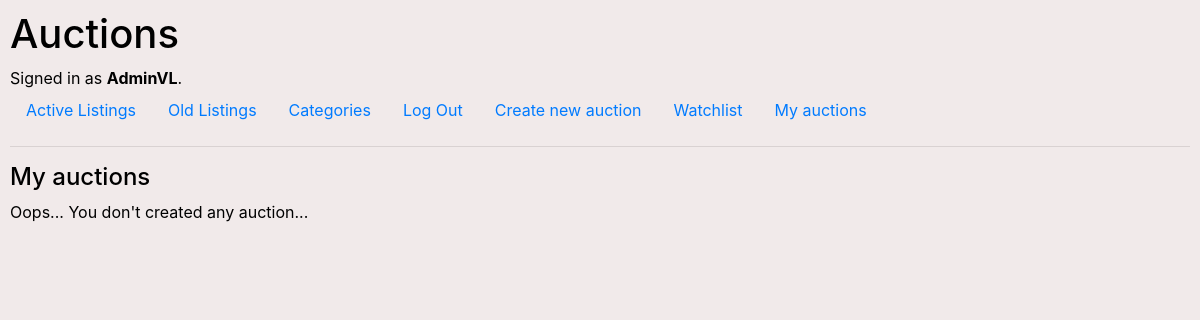
The page /myauctions/1 (signed in) on the database as committed earlier.
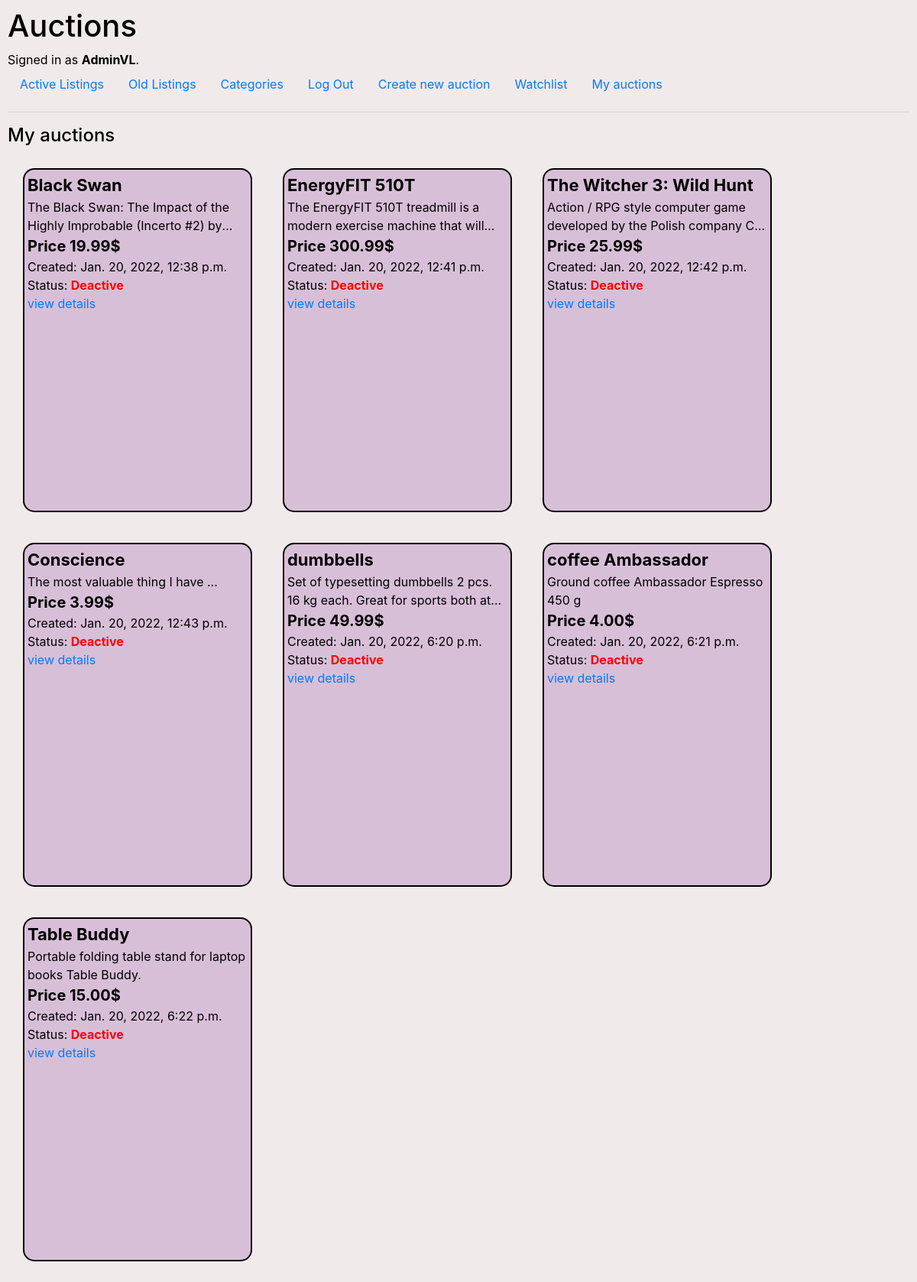
The same page on the database as committed later.
### auctions/models.py (models this page shows, shortened)
class Auction(models.Model):
    id = models.AutoField(primary_key=True)
    category_choices = (
        ("sports", "sports"),
        ("books", "books"),
        ("other", "other"),
        ("games", "games")
    )
    name = models.CharField(max_length=128)
    category = models.CharField(max_length=15, choices=category_choices, default="other")
    price = models.DecimalField(decimal_places=2, max_digits=10)
    about = models.TextField()
    created_date = models.DateTimeField(default=datetime.datetime.now)
    author = models.ForeignKey(User, on_delete=models.CASCADE)  #settings.AUTH_USER_MODEL
    status = models.BooleanField(default=True)
    title_image = models.CharField(max_length=200, blank=True)
    image = models.ImageField(upload_to='images/', blank=True)

### auctions/views.py (the view)
# urls.py: path("myauctions/<int:id>", views.myauctions, name="myauctions"),
@login_required
def myauctions(request, id):
    us = User.objects.get(id=id)
    auctions = Auction.objects.filter(author=us)
    if request.user.id == id:
        return render(request, "auctions/myauctions.html", {
            "auctions":auctions
        })
    else:
        return HttpResponseRedirect(reverse("error"))

### auctions/templates/auctions/myauctions.html (shortened to what this page needs)
{% extends "auctions/layout.html" %}
{% block body %}
<h4>My auctions</h4>
    <div class="con_group">
        {% for auction in auctions %}
        <div class="container">
            <div class="name">{{ auction.name }}</div>
            <div class="container_about">{{ auction.about }}</div>
            <div class="price">Price {{ auction.price }}$</div>
            <div>Created: {{ auction.created_date }}</div>
            <div>Status: {% if auction.status %}
                <a href="{% url 'index' %}" class="active"> Active</a>
                {% else %}
                <a href="{% url 'deactive' %}" class="deactive"> Deactive</a>
                {% endif %}
            </div>
            <a href="{% url 'auction' auction.id %}">view details</a>
        </div>
        {% empty %}
        Oops... You don't created any auction...
        {% endfor %}
    </div>
{% endblock %}

Rows that differ between the two databases and show on the page:
added Auction: name "Black Swan", about "The Black Swan: The Impact of the Highly Improbable (Incerto #2)…", price "19.99", created_date "Jan. 20, 2022, 12:38 p.m.", status "Deactive"
added Auction: name "EnergyFIT 510T", about "The EnergyFIT 510T treadmill is a modern exercise machine that…", price "300.99", created_date "Jan. 20, 2022, 12:41 p.m.", status "Deactive"
added Auction: name "The Witcher 3: Wild Hunt", about "Action / RPG style computer game developed by the Polish company…", price "25.99", created_date "Jan. 20, 2022, 12:42 p.m.", status "Deactive"
added Auction: name "Сonscience", about "The most valuable thing I have ...", price "3.99", created_date "Jan. 20, 2022, 12:43 p.m.", status "Deactive"
added Auction: name "dumbbells", about "Set of typesetting dumbbells 2 pcs. 16 kg each. Great for sports both…", price "49.99", created_date "Jan. 20, 2022, 6:20 p.m.", status "Deactive"
added Auction: name "coffee Ambassador", about "Ground coffee Ambassador Espresso 450 g", price "4.00", created_date "Jan. 20, 2022, 6:21 p.m.", status "Deactive"
added Auction: name "Table Buddy", about "Portable folding table stand for laptop books Table Buddy.", price "15.00", created_date "Jan. 20, 2022, 6:22 p.m.", status "Deactive"
Other text that changed with them:
text no longer shown: "Oops... You don't created any auction..."
